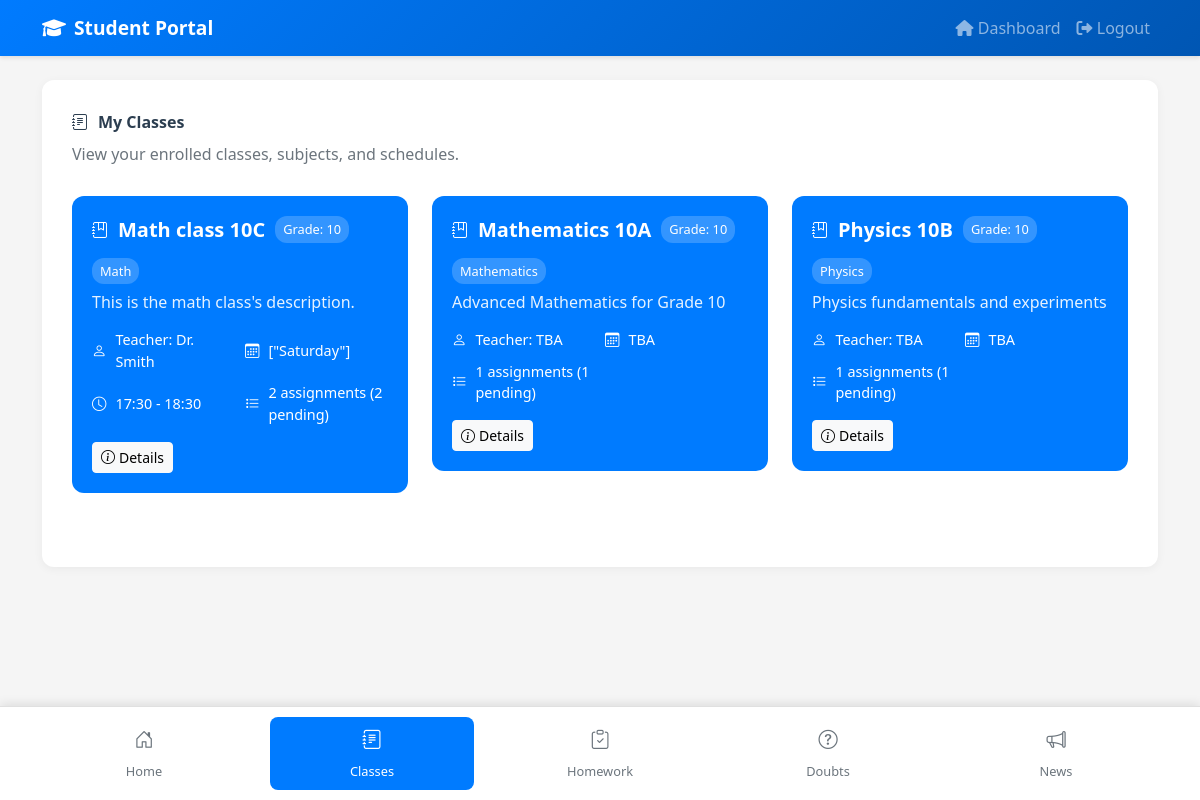
The app's page /student/classes (signed in) with its own data.
### tables this page shows
CREATE TABLE classes (
    id INTEGER PRIMARY KEY AUTOINCREMENT,
    name TEXT NOT NULL,
    subject TEXT,
    grade_level TEXT,
    teacher_id INTEGER,
    description TEXT,
    created_at TIMESTAMP DEFAULT CURRENT_TIMESTAMP,
    type TEXT DEFAULT 'regular',
    status TEXT DEFAULT 'active',
    schedule_days TEXT,
    schedule_time_start TEXT,
    schedule_time_end TEXT,
    section TEXT,
    schedule_pdf_path TEXT,
    meeting_link TEXT,
    max_students INTEGER DEFAULT 30,
    created_by INTEGER,
    updated_by INTEGER,
    updated_on DATETIME,
    created_on DATETIME,
    FOREIGN KEY (teacher_id) REFERENCES users (id)
);

### routes/student.py (the view)
@student_bp.route('/classes')
def classes():
    if 'role' not in session or session['role'] != 'student':
        return redirect(url_for('auth.login'))
    student_id = session.get('user_id')
    conn = get_db()
    cur = conn.cursor()
    try:
        cur.execute('''
            SELECT DISTINCT
                c.id, c.name, c.grade_level, c.subject, c.type, c.description,
                c.schedule_days, c.schedule_time_start, c.schedule_time_end,
                u.name as teacher_name,
                COUNT(a.id) as assignment_count,
                COUNT(CASE WHEN a.due_date >= datetime('now') THEN 1 END) as pending_assignments
            FROM student_class_map scm
            JOIN classes c ON scm.class_id = c.id
            LEFT JOIN teacher_class_map tcm ON c.id = tcm.class_id
            LEFT JOIN users u ON tcm.teacher_id = u.id
            LEFT JOIN assignments a ON c.id = a.class_id AND a.status = 'active'
            WHERE scm.student_id = ? AND scm.status = 'active'
            GROUP BY c.id, c.name, c.grade_level, c.subject, u.name
            ORDER BY c.grade_level, c.name
        ''', (student_id,))
        classes_data = []
        for row in cur.fetchall():
            classes_data.append({
                'id': row[0],
                'name': row[1],
                'grade_level': row[2],
                'subject': row[3],
                'type': row[4] or 'Regular',
                'description': row[5] or 'No description available',
                'schedule_days': row[6] or 'TBA',
                'schedule_time_start': row[7] or '',
                'schedule_time_end': row[8] or '',
                'teacher_name': row[9] or 'TBA',
                'assignment_count': row[10],
                'pending_assignments': row[11]
            })
        conn.close()
        return render_template('student/student_classes.html',
                             student_classes=classes_data,
                             student_name=session.get('name'))
    except Exception as e:
        conn.close()
        flash(f'Error loading classes: {str(e)}', 'error')
        return render_template('student/student_classes.html',
                             student_classes=[],
                             student_name=session.get('name'))

### routes/student.py (called while the page is built)
def get_db():
    return sqlite3.connect('users.db')

### templates/student/student_classes.html (shortened to what this page needs)
{% extends "student/student_base.html" %}
{% block content %}
<div class="main-content">
    <div class="page-title">
        <i class="bi bi-journal-text"></i>
        <span>My Classes</span>
    </div>
    <p class="page-subtitle">View your enrolled classes, subjects, and schedules.</p>
    {% if student_classes %}
        <div class="row">
            {% for class in student_classes %}
            <div class="col-md-6 col-lg-4 mb-4">
                <div class="class-card">
                    <div class="class-header">
                        <i class="bi bi-journal-bookmark"></i>
                        <h5 class="class-title">{{ class.name }}</h5>
                        {% if class.grade_level %}
                        <span class="class-badge">Grade: {{ class.grade_level }}</span>
                        {% endif %}
                    </div>
                    {% if class.subject %}
                    <div class="mb-2">
                        <span class="class-badge">{{ class.subject }}</span>
                    </div>
                    {% endif %}
                    {% if class.description %}
                    <p class="class-description">{{ class.description }}</p>
                    {% endif %}
                    <div class="class-details">
                        <div class="class-detail-item">
                            <i class="bi bi-person me-1"></i>
                            <span>Teacher: {{ class.teacher_name or 'TBA' }}</span>
                        </div>
                        <div class="class-detail-item">
                            <i class="bi bi-calendar3 me-1"></i>
                            <span>{{ class.schedule_days or 'Schedule TBA' }}</span>
                        </div>
                        {% if class.schedule_time_start and class.schedule_time_end %}
                        <div class="class-detail-item">
                            <i class="bi bi-clock me-1"></i>
                            <span>{{ class.schedule_time_start }} - {{ class.schedule_time_end }}</span>
                        </div>
                        {% endif %}
                        <div class="class-detail-item">
                            <i class="bi bi-list-task me-1"></i>
                            <span>{{ class.assignment_count }} assignments ({{ class.pending_assignments }} pending)</span>
                        </div>
                    </div>
                    <div class="d-flex justify-content-between align-items-center mt-3">
                        <button class="btn btn-light btn-sm">
                            <i class="bi bi-info-circle me-1"></i>Details
                        </button>
                    </div>
                </div>
            </div>
            {% endfor %}
        </div>
    {% endif %}
</div>
{% endblock %}

### static/css/student_portal.css (style rules this page uses)
body { background-color: #f5f5f5; font-family: 'Segoe UI', Tahoma, Geneva, Verdana, sans-serif; min-height: 100vh; }
.main-content { background: white; border-radius: 12px; padding: 30px; margin-bottom: 100px; box-shadow: 0 2px 10px rgba(0,0,0,0.05); }
.page-title { color: #2c3e50; font-weight: 600; margin-bottom: 8px; display: flex; align-items: center; gap: 10px; }
.page-subtitle { color: #6c757d; margin-bottom: 30px; }
.class-card { background: #007bff; color: white; border-radius: 12px; padding: 20px; margin-bottom: 20px; transition: transform 0.3s ease, box-shadow 0.3s ease; }
.class-header { display: flex; align-items: center; gap: 10px; margin-bottom: 15px; }
.class-title { margin: 0; font-size: 1.25rem; font-weight: 600; }
.class-badge { background: rgba(255,255,255,0.2); padding: 4px 8px; border-radius: 12px; font-size: 0.8rem; }
.class-description { margin-bottom: 15px; opacity: 0.9; }
.class-details { display: grid; grid-template-columns: 1fr 1fr; gap: 10px; font-size: 0.9rem; margin-bottom: 15px; }
.class-detail-item { display: flex; align-items: center; gap: 5px; }

### records on screen
classes: name "Math class 10C", grade_level "10", subject "Math", description "This is the math class's description.", teacher_name "Dr. Smith", schedule_days "[\"Saturday\"]", schedule_time_start "17:30", schedule_time_end "18:30", assignment_count "2", pending_assignments "2"
classes: name "Mathematics 10A", grade_level "10", subject "Mathematics", description "Advanced Mathematics for Grade 10", teacher_name "TBA", schedule_days "TBA", assignment_count "1", pending_assignments "1"
classes: name "Physics 10B", grade_level "10", subject "Physics", description "Physics fundamentals and experiments", teacher_name "TBA", schedule_days "TBA", assignment_count "1", pending_assignments "1"
